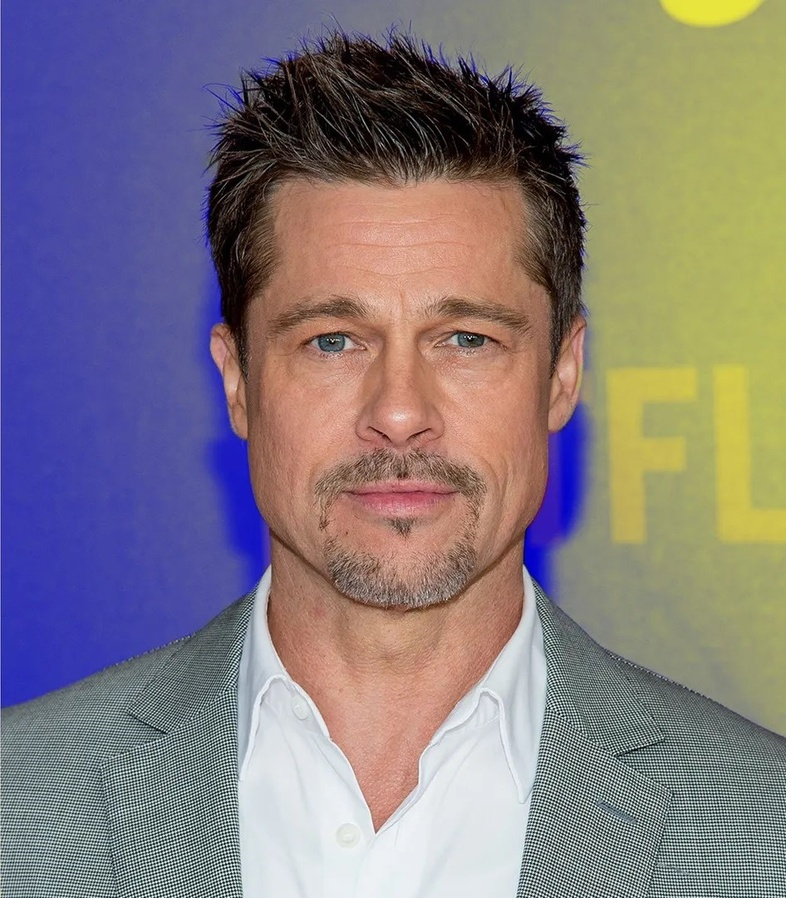
#> input picture PyLearn7-Assignment29/1) morphing image/input/Brad.jpg, 786 x 898 px, shrunk from 946 x 1080 before the run
$ python morphing_image.py
#> lines starting #> are read from the running program, lines starting #| are printed output that depends on the picture
import os
import cv2
import numpy as np


image_leo = cv2.imread("input/Brad.jpg")
#> image_leo is the input picture: shape (898, 786, 3); mean B, G, R 127.5, 123, 132.1
image_brad = cv2.imread("input/Leonardo.jpg")
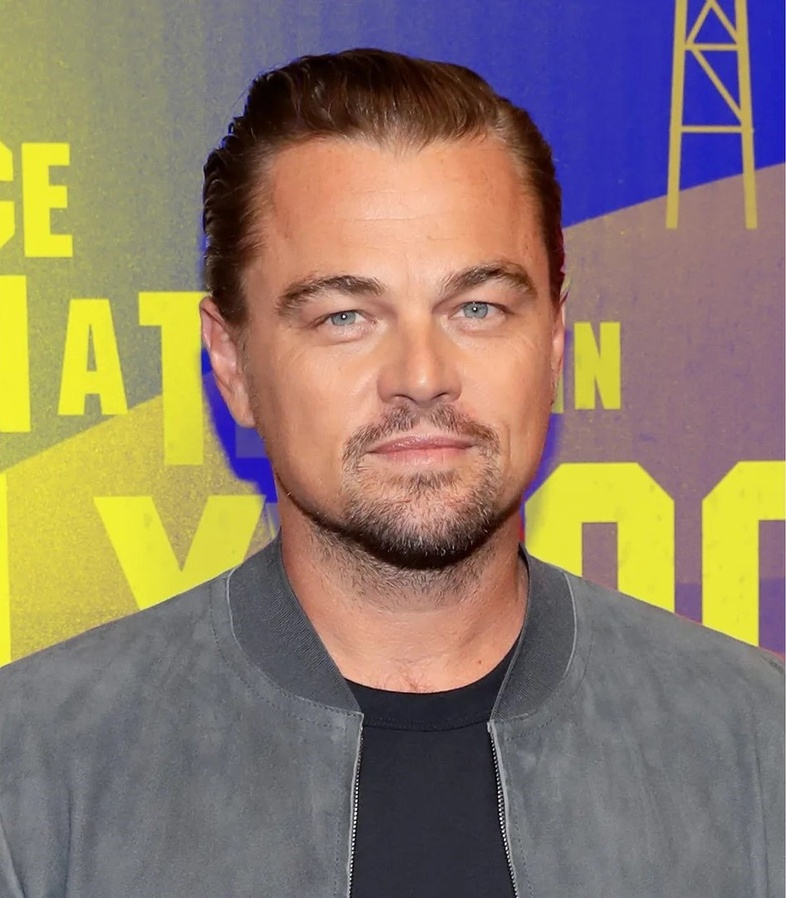
#> input picture PyLearn7-Assignment29/1) morphing image/input/Leonardo.jpg, 786 x 898 px, shrunk from 946 x 1080 before the run
#> image_brad is the input picture: shape (898, 786, 3); mean B, G, R 106, 123.6, 141.2

image_leo = cv2.cvtColor(image_leo, cv2.COLOR_BGR2GRAY)
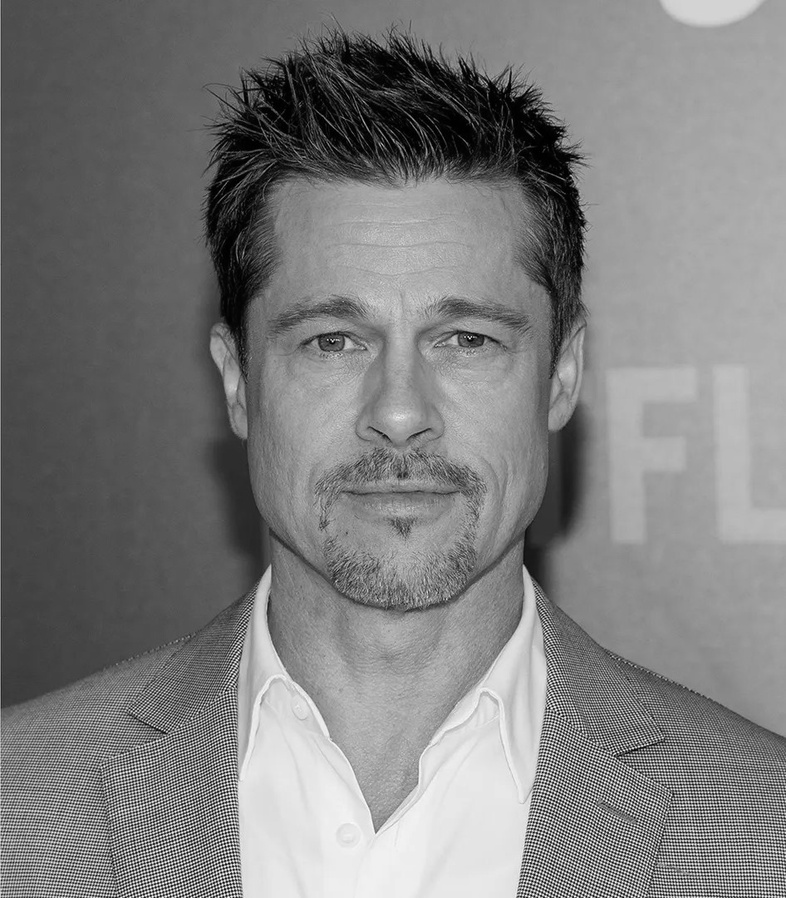
#> image_leo: shape (898, 786); min 0, max 254, mean 126.2
image_brad = cv2.cvtColor(image_brad, cv2.COLOR_BGR2GRAY)
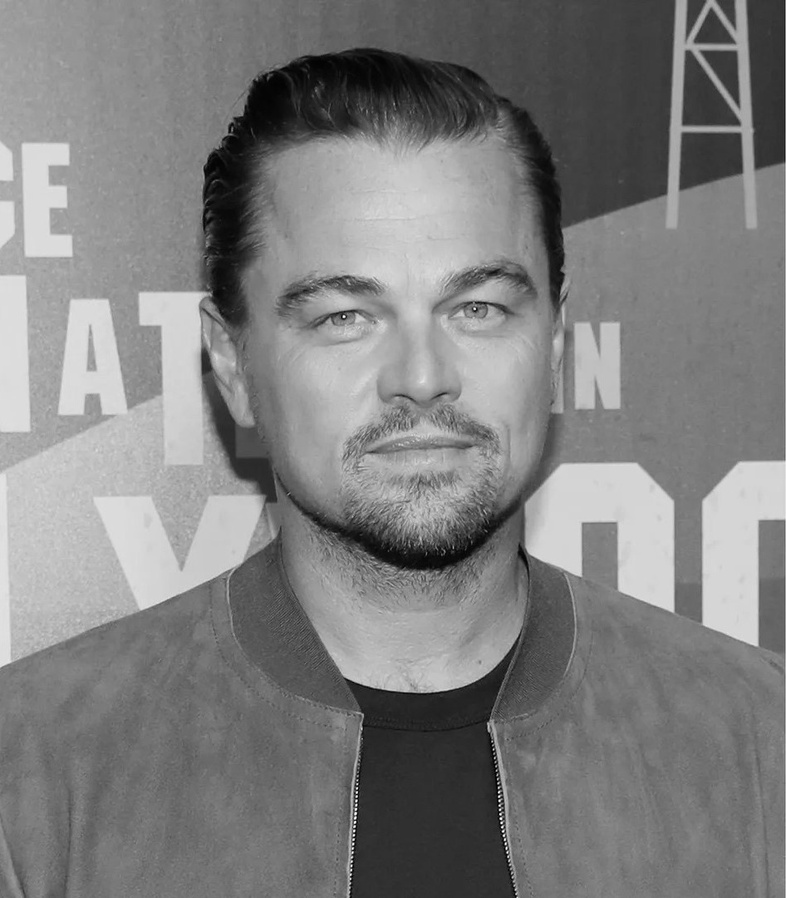
#> image_brad: shape (898, 786); min 0, max 255, mean 126.8

image_leo = image_leo.astype(np.float32)
image_brad = image_brad.astype(np.float32)

result = (image_leo + image_brad) / 2
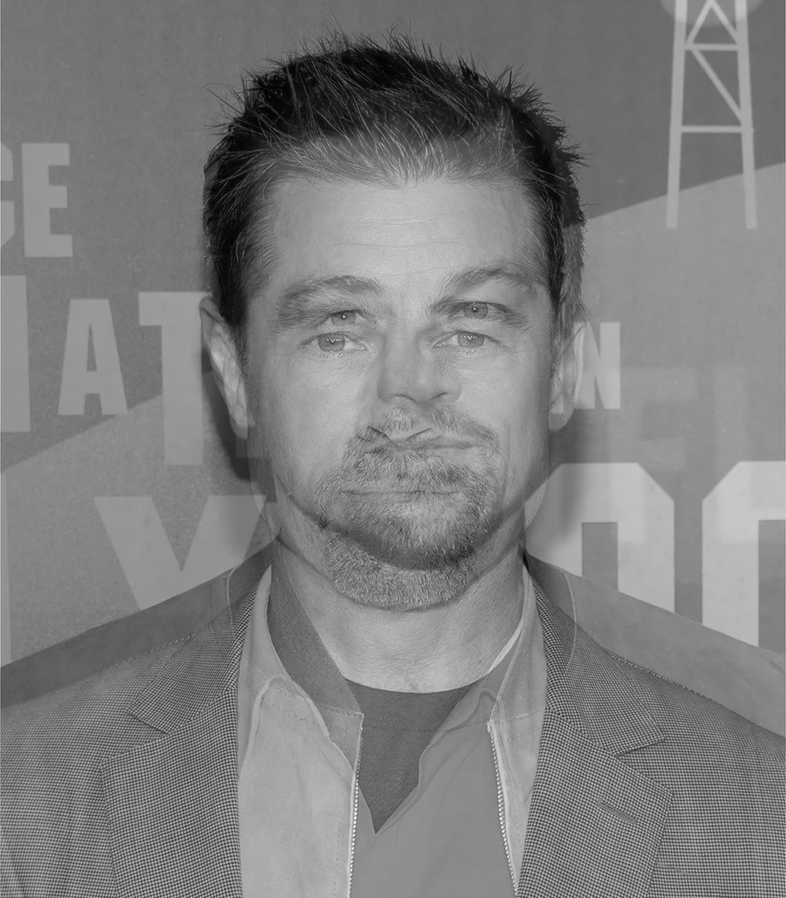
#> result: shape (898, 786) float32; min 2, max 247, mean 126.5
result = result.astype(np.uint8)

cv2.imwrite("output/result.jpg", result)
